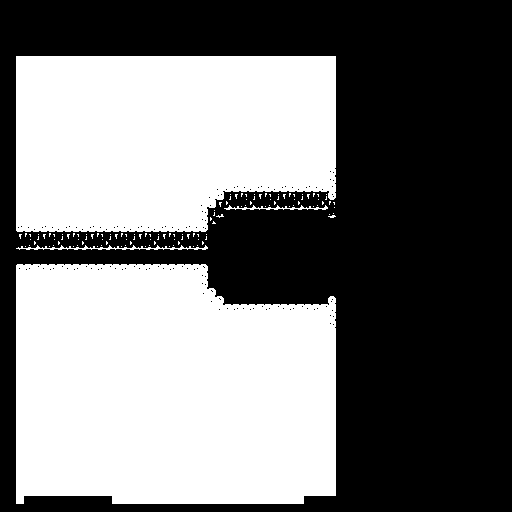

Tiled map render using the project's own tile images. Description and the map definition, with tile-layer contents summarised, below:
An orthogonal 64x64 tile map with 8x8 px tiles, 1 tile layer (map) and 11 objects (Player Start, Jetty, Ice Cube Area Trigger, Player Move to Start, Fall Leaves 1, ...).

<map version="1.10" tiledversion="1.11.2" orientation="orthogonal" renderorder="right-down" width="64" height="64" tilewidth="8" tileheight="8" infinite="0" nextlayerid="3" nextobjectid="32">
 <editorsettings>
  <export target="../public/assets/tilemaps/autumn_jetty_area.json" format="json" />
 </editorsettings>
 <tileset firstgid="1" name="snow" tilewidth="8" tileheight="8" spacing="8" margin="8" tilecount="64" columns="8">
  <image source="../public/assets/tilemaps/snow.png" width="136" height="136" />
  <tile id="0">
   <properties>
    <property name="collision" type="bool" value="true" />
   </properties>
  </tile>
  <tile id="1">
   <properties>
    <property name="collision" type="bool" value="true" />
   </properties>
  </tile>
  <tile id="2">
   <properties>
    <property name="collision" type="bool" value="true" />
   </properties>
  </tile>
  <tile id="3">
   <properties>
    <property name="collision" type="bool" value="true" />
   </properties>
  </tile>
  <tile id="4">
   <properties>
    <property name="collision" type="bool" value="true" />
   </properties>
  </tile>
  <tile id="5">
   <properties>
    <property name="collision" type="bool" value="true" />
   </properties>
  </tile>
  <tile id="6">
   <properties>
    <property name="collision" type="bool" value="true" />
   </properties>
  </tile>
  <tile id="8">
   <properties>
    <property name="collision" type="bool" value="true" />
   </properties>
  </tile>
  <tile id="9">
   <properties>
    <property name="collision" type="bool" value="true" />
   </properties>
  </tile>
  <tile id="10">
   <properties>
    <property name="collision" type="bool" value="true" />
   </properties>
  </tile>
  <tile id="11">
   <properties>
    <property name="collision" type="bool" value="true" />
   </properties>
  </tile>
  <tile id="12">
   <properties>
    <property name="collision" type="bool" value="true" />
   </properties>
  </tile>
  <tile id="13">
   <properties>
    <property name="collision" type="bool" value="true" />
   </properties>
  </tile>
  <tile id="14">
   <properties>
    <property name="collision" type="bool" value="true" />
   </properties>
  </tile>
  <tile id="16">
   <properties>
    <property name="collision" type="bool" value="true" />
   </properties>
  </tile>
  <tile id="17">
   <properties>
    <property name="collision" type="bool" value="true" />
   </properties>
  </tile>
  <tile id="18">
   <properties>
    <property name="collision" type="bool" value="true" />
   </properties>
  </tile>
  <tile id="19">
   <properties>
    <property name="collision" type="bool" value="true" />
   </properties>
  </tile>
  <tile id="20">
   <properties>
    <property name="collision" type="bool" value="true" />
   </properties>
  </tile>
  <tile id="21">
   <properties>
    <property name="collision" type="bool" value="true" />
   </properties>
  </tile>
  <tile id="22">
   <properties>
    <property name="collision" type="bool" value="true" />
   </properties>
  </tile>
  <tile id="24">
   <properties>
    <property name="collision" type="bool" value="true" />
   </properties>
  </tile>
  <tile id="25">
   <properties>
    <property name="collision" type="bool" value="false" />
   </properties>
  </tile>
  <tile id="26">
   <properties>
    <property name="collision" type="bool" value="false" />
   </properties>
  </tile>
  <tile id="27">
   <properties>
    <property name="collision" type="bool" value="false" />
   </properties>
  </tile>
  <tile id="28">
   <properties>
    <property name="collision" type="bool" value="true" />
   </properties>
  </tile>
  <tile id="29">
   <properties>
    <property name="collision" type="bool" value="true" />
   </properties>
  </tile>
  <tile id="30">
   <properties>
    <property name="collision" type="bool" value="true" />
   </properties>
  </tile>
  <tile id="32">
   <properties>
    <property name="collision" type="bool" value="true" />
   </properties>
  </tile>
  <tile id="33">
   <properties>
    <property name="collision" type="bool" value="true" />
   </properties>
  </tile>
  <tile id="34">
   <properties>
    <property name="collision" type="bool" value="true" />
   </properties>
  </tile>
  <tile id="35">
   <properties>
    <property name="collision" type="bool" value="true" />
   </properties>
  </tile>
  <tile id="36">
   <properties>
    <property name="collision" type="bool" value="true" />
   </properties>
  </tile>
  <tile id="37">
   <properties>
    <property name="collision" type="bool" value="true" />
   </properties>
  </tile>
  <tile id="38">
   <properties>
    <property name="collision" type="bool" value="true" />
   </properties>
  </tile>
  <tile id="40">
   <properties>
    <property name="collision" type="bool" value="false" />
   </properties>
  </tile>
 </tileset>
 <layer id="1" name="map" width="64" height="64">
  <data>[4096 cells, 2225 non-empty, 26 distinct tile ids]</data>
 </layer>
 <objectgroup id="2" name="objects">
  <object id="1" name="Player Start" x="376" y="256">
   <point />
  </object>
  <object id="2" name="Jetty" x="368" y="264">
   <point />
  </object>
  <object id="10" name="Ice Cube Area Trigger" x="160" y="249" width="16" height="16" />
  <object id="21" name="Player Move to Start" x="325" y="255">
   <point />
  </object>
  <object id="22" name="Fall Leaves 1" x="283" y="228">
   <point />
  </object>
  <object id="23" name="Fall Leaves 2" x="234" y="271">
   <point />
  </object>
  <object id="25" name="Snow 1" x="238" y="238">
   <point />
  </object>
  <object id="27" name="Snow 2" x="295" y="279">
   <point />
  </object>
  <object id="29" name="Fall Leaves 1 Trigger" x="269" y="214" width="31" height="27" />
  <object id="30" name="Fall Leaves 2 Trigger" x="216" y="255" width="37" height="29" />
  <object id="31" name="Camera Bounds" x="34" y="82" width="455" height="398" />
 </objectgroup>
</map>
